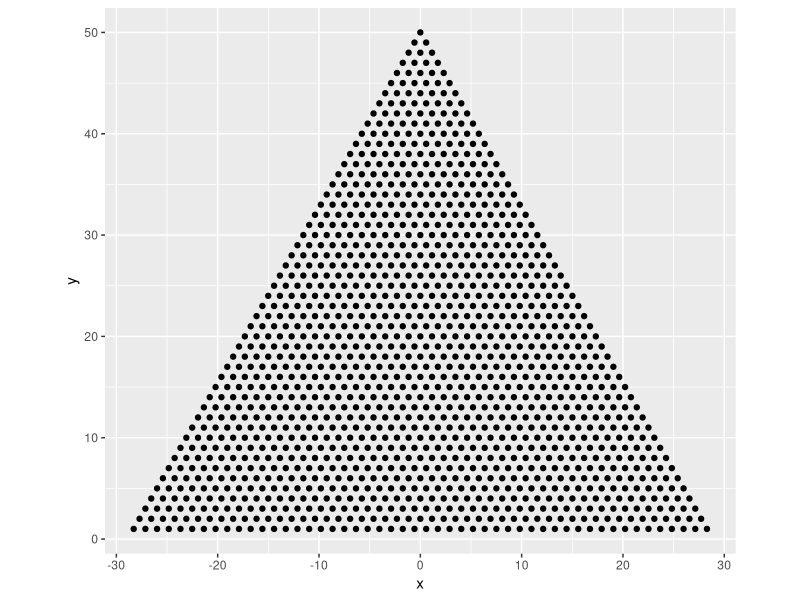
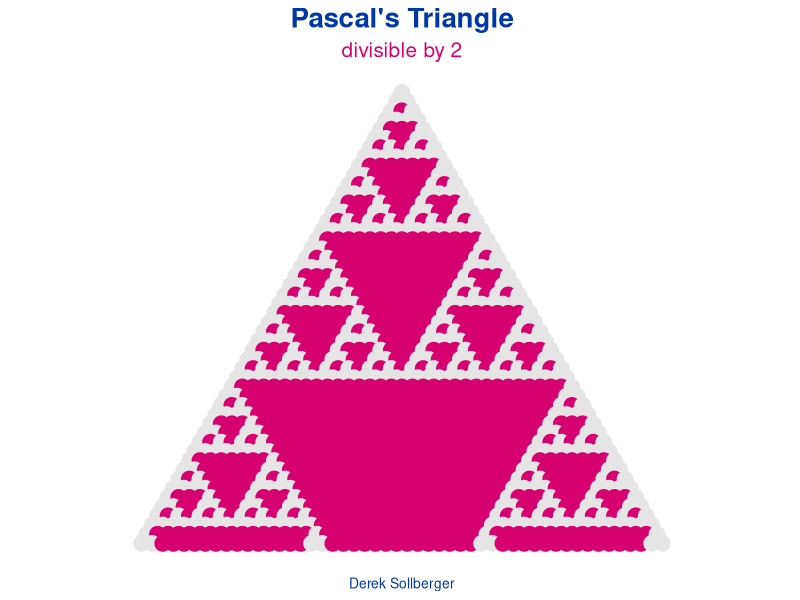
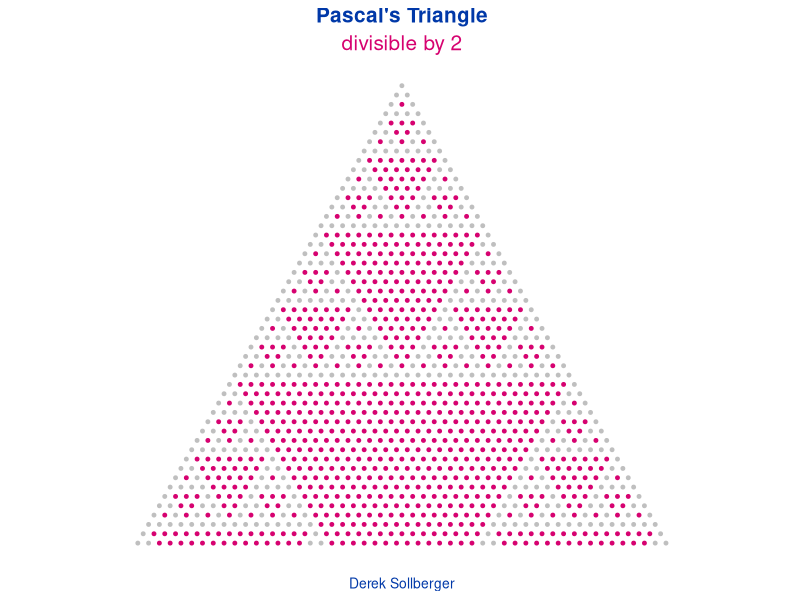
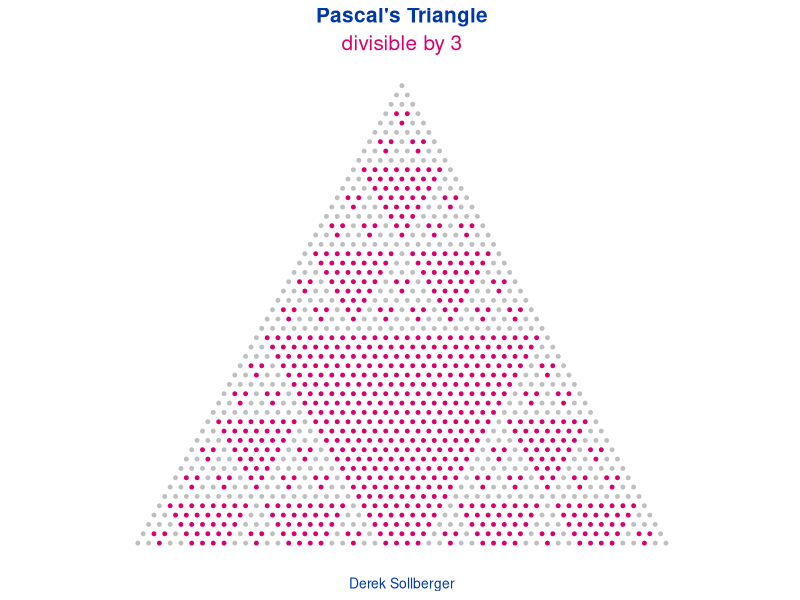
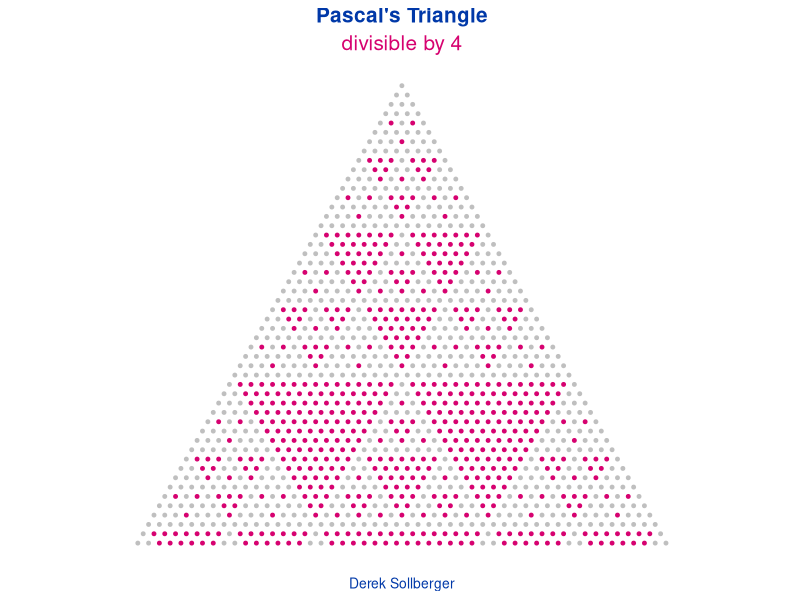
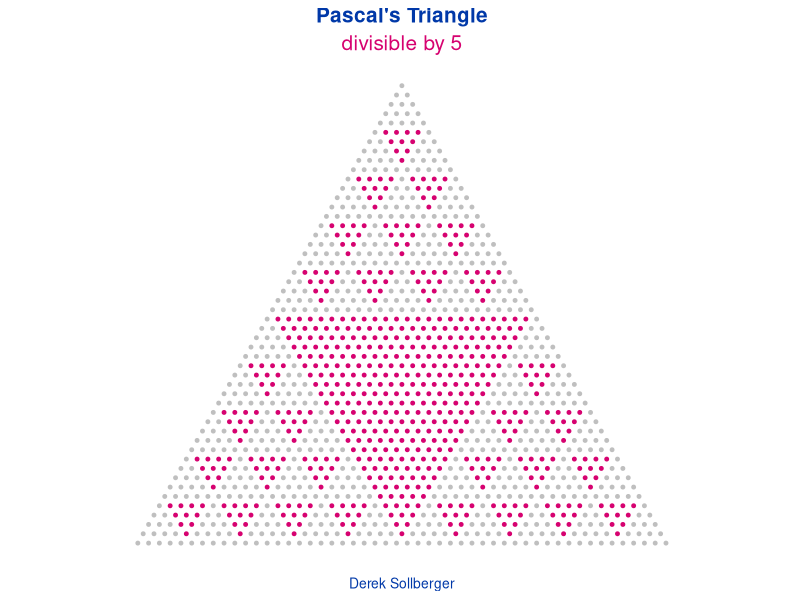
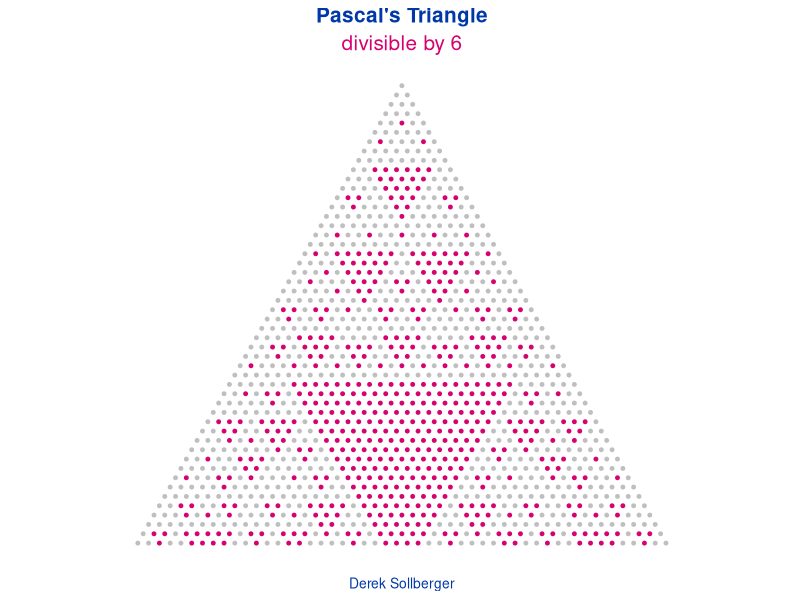
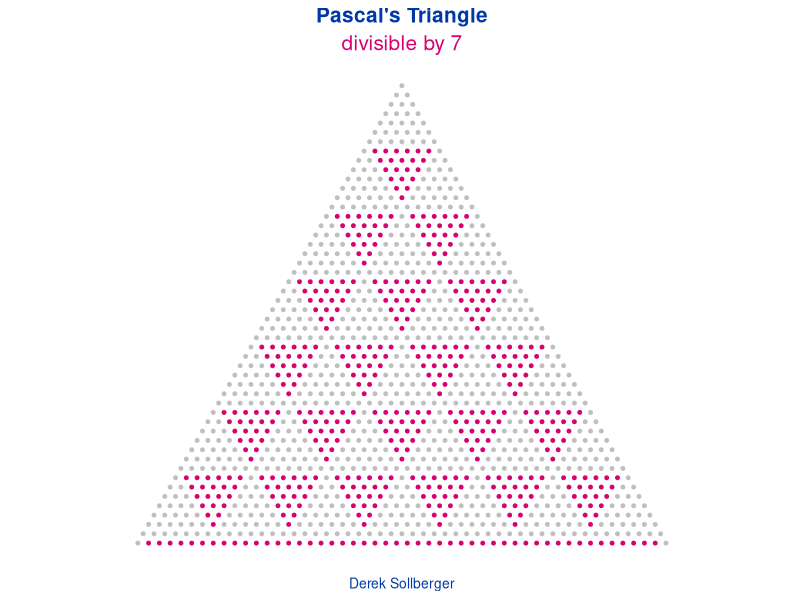

The R script that drew these images, in order:
## ---- chunk 1
# load package(s)
library("tidyverse")
## ---- chunk 2
# allocate data space
N <- 50 #number of rows of wanted Pascal's Triangle
# EDIT: my computer or software did not seem to handle larger numbers well
row_total <- N*(N+1) / 2 #sum of 1 + 2 + ... + N

row_num <- rep(0, row_total)
col_num <- rep(0, row_total)
PT_val  <- rep(0, row_total)
x       <- rep(0, row_total)
y       <- rep(0, row_total)

df <- data.frame(row_num, col_num, PT_val, x, y)
## ---- chunk 3
# compute row and column numbers for data frame
m <- 1 #row counter in data frame
for(i in 1:N){
  for(j in 1:i){
    df$row_num[m] <- i
    df$col_num[m] <- j
    m <- m + 1
  }
}

# compute Pascal Triangle values
df$PT_val[df$row_num == 1 & df$col_num == 1] <- 1
df$PT_val[df$row_num == 2 & df$col_num == 1] <- 1
df$PT_val[df$row_num == 2 & df$col_num == 2] <- 1
for(i in 3:N){
  for(j in 1:i){
    if(j == 1){
      df$PT_val[df$row_num == i & df$col_num == j] <- 1
    } else if(j == i) {
      df$PT_val[df$row_num == i & df$col_num == j] <- 1
    } else {  
      df$PT_val[df$row_num == i & df$col_num == j] <- 
        df$PT_val[df$row_num == (i-1) & df$col_num == (j-1)] +
        df$PT_val[df$row_num == (i-1) & df$col_num == j]
    }
  }
}
## ---- chunk 4
df$y <- N - df$row_num + 1
## ---- chunk 5
for(i in 1:N){
  these_x_vals <- seq(1, 2*i, 2) - i
  for(j in 1:i){
    df$x[df$row_num == i & df$col_num == j] <- these_x_vals[j]
  }  
}
## ---- chunk 6
df$x <- df$x / sqrt(3)
## ---- chunk 7
df |>
  ggplot() +
  geom_point(aes(x = x, y = y)) +
  coord_equal() #ensuring equal scales for x and y
## ---- chunk 8
n <- 2
df |>
  ggplot() +
  geom_point(aes(x = x, y = y,
                 color = (PT_val %% n) == 0),
             size = 5) +
  coord_equal() +
  labs(title = "Pascal's Triangle",
       subtitle = paste("divisible by", n),
       caption = "Derek Sollberger") +
  scale_color_manual(values = c("gray90", "#D60270")) +
  theme(axis.line = element_blank(),
        axis.text = element_blank(),
        axis.ticks = element_blank(),
        axis.title = element_blank(),
        legend.position = "none",
        panel.background = element_blank(),
        plot.title = element_text(face = "bold", size = 20, 
                                  color = "#0038A8", hjust = 0.5),
        plot.subtitle = element_text(size = 15, 
                                     color = "#D60270", hjust = 0.5),
        plot.caption = element_text(size = 10, 
                                    color = "#0038A8", hjust = 0.5))
  
## ---- chunk 9
#| eval = FALSE
for(n in 2:20){
  this_plot <- df |>
    ggplot() +
    geom_point(aes(x = x, y = y,
                   color = (PT_val %% n) == 0),
               size = 1) +
    coord_equal() +
    labs(title = "Pascal's Triangle",
         subtitle = paste("divisible by", n),
         caption = "Derek Sollberger") +
    scale_color_manual(values = c("gray75", "#D60270")) +
    theme(axis.line = element_blank(),
          axis.text = element_blank(),
          axis.ticks = element_blank(),
          axis.title = element_blank(),
          legend.position = "none",
          panel.background = element_blank(),
          plot.title = element_text(face = "bold", size = 15, 
                                    color = "#0038A8", hjust = 0.5),
          plot.subtitle = element_text(size = 15, 
                                       color = "#D60270", hjust = 0.5),
          plot.caption = element_text(size = 10, 
                                      color = "#0038A8", hjust = 0.5))
  
  # save this plot
  ggsave(paste0("pascal_plot_", n, ".png"), plot = this_plot, 
         device = "png", height = 800, width = 1200, 
         dpi = 300, units = "px")
}
